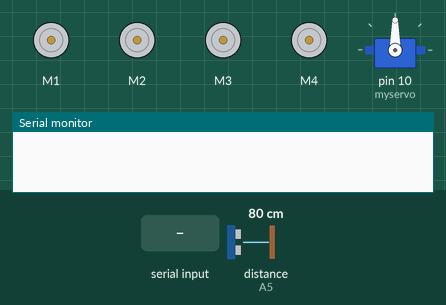
This sketch was run on a simulated Arduino Uno, built with avr-gcc and run on an emulated ATmega328P. Shown: 4 × DC motor (green arrow = forward, orange = backward, longer = faster), servo, the last lines printed to the serial monitor. The inputs (shaded band) are chosen by the test bench; at power-on: distance to the obstacle (sensor on A5) 80 cm. The echo pulse lasts 58.3 µs per cm.

Above: at 1.2 s.
1.3 s: "M" received over the second serial link
At 1.8 s:
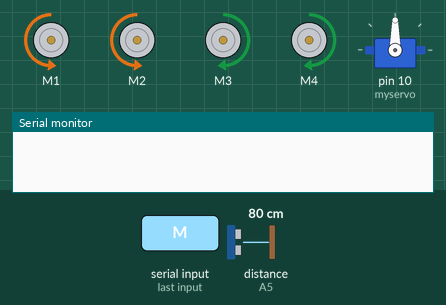
4.3 s: distance to the obstacle (sensor on A5) set to 35 cm
7.3 s: distance to the obstacle (sensor on A5) set to 26 cm
At 8.7 s:
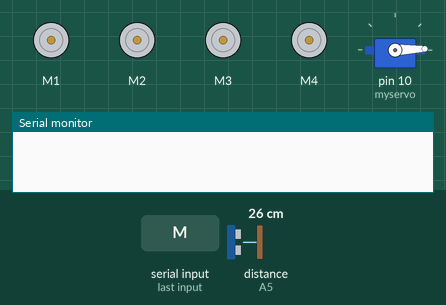
10.3 s: distance to the obstacle (sensor on A5) set to 2 cm
At 11.7 s:
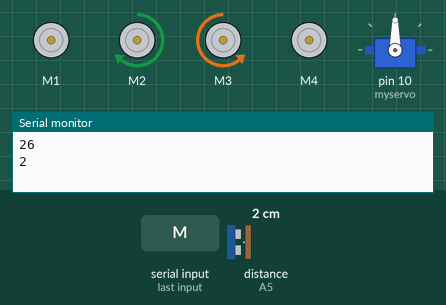
16.3 s: distance to the obstacle (sensor on A5) set to 60 cm
At 17.32 s:
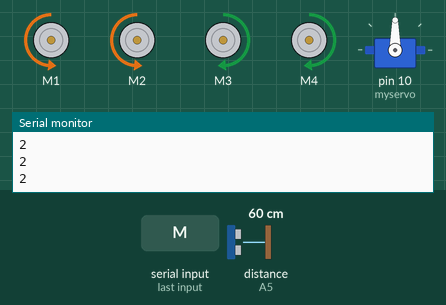
19.3 s: distance to the obstacle (sensor on A5) set to 120 cm
Timing chart, 0 to 23.3 s (numbered marks = the images above; inputs shaded):
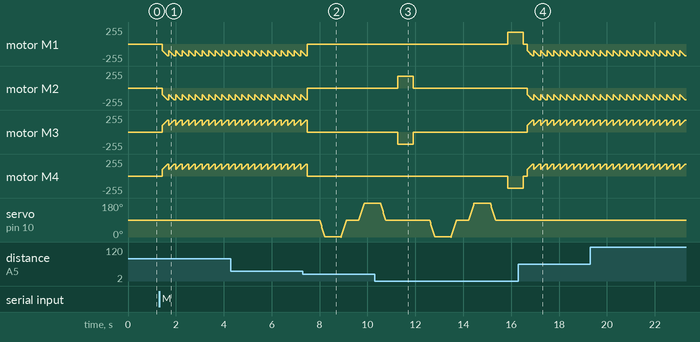

The sketch:

MacchinaFinal.ino
```cpp
#include <Servo.h>
#include <SoftwareSerial.h>
#include <AFMotor.h>
#include <NewPing.h>
Servo myservo;

AF_DCMotor motor1(1, MOTOR12_1KHZ);
AF_DCMotor motor2(2, MOTOR12_1KHZ);
AF_DCMotor motor3(3, MOTOR34_1KHZ);
AF_DCMotor motor4(4, MOTOR34_1KHZ);

NewPing sonar(A4, A5, 100); //Triger, ECHO, Max distanza in cm

bool isFwd = false;
int SPEED = 180;
int BTSpeed = 180;

SoftwareSerial bt(9, 10);

int mode; //0: BT, 1: Schiva Ostacoli

void setup() {
  // put your setup code here, to run once:
  Serial.begin(9600);
  bt.begin(9600);

  motor1.setSpeed(SPEED);
  motor2.setSpeed(SPEED);
  motor3.setSpeed(SPEED);
  motor4.setSpeed(SPEED);

  motor1.run(RELEASE);
  motor2.run(RELEASE);
  motor3.run(RELEASE);
  motor4.run(RELEASE);

  myservo.attach(10);
  myservo.write(90);

  mode = 0;
}

void loop() {
  // put your main code here, to run repeatedly:
  if(mode == 0){
    SPEED = BTSpeed;
    int dFront = readPing();
    if(dFront < 30 && isFwd == true){
      stopMotors();
    }
    else if(bt.available() > 0){
    char data = bt.read();
    switch(data){
      case 'N':
        goForward();
        break;
       case 'S':
        goBackward();
         break;
        case 'W':
          turnLeft();
          break;
        case 'E':
          turnRight();
          break;
        case 'X':
          stopMotors();
          break;
        case 'P':
          if(SPEED < 245)
            BTSpeed += 10;
           else {
            BTSpeed = 255;
           }
          break;
        case 'D':
          if(SPEED > 110){
            BTSpeed -= 10;
          }
          else {
            BTSpeed = 100;
          }
          break;
        case 'M':
          mode = 1;
          break;
       }
     }
  }
  else if(mode == 1){
    if(SPEED != 180){
      SPEED = 180;
    }
    if(bt.available()){
      char data = bt.read();
      if(data == 'M'){
        mode = 0;
        stopMotors();
      }
    }
    else{
      int dFront = readPing();
      if(dFront > 30){
        goForward();
      }
      else{
        stopMotors();
        delay(500);
        int dl = lookLeft();
        Serial.println(dl);
        delay(500);
        int dr = lookRight();
        Serial.println(dr);
        delay(500);
        if(dr >= dl){
          turnRight();
          delay(650);
          stopMotors();
          delay(100);
        }
        else {
          turnLeft();
          delay(650);
          stopMotors();
          delay(100);
        }
      }
    }
  }
}

int readPing() {
  delay(70);
  int cm = sonar.ping_cm();
  if(cm == 0)
    cm = 100;
  return cm;
}

void turnLeft(){
  isFwd = false;
  motor1.setSpeed(180);
  motor2.setSpeed(180);
  motor3.setSpeed(180);
  motor4.setSpeed(180);

  motor2.run(FORWARD);
  motor3.run(BACKWARD);
}

void turnRight(){
  isFwd = false;
  motor1.setSpeed(180);
  motor2.setSpeed(180);
  motor3.setSpeed(180);
  motor4.setSpeed(180);

  motor1.run(FORWARD);
  motor4.run(BACKWARD);
}

void goForward(){
  isFwd = true;
  motor1.run(BACKWARD);
  motor2.run(BACKWARD);
  motor3.run(FORWARD);
  motor4.run(FORWARD);
  for(int i = 100; i < SPEED; i+=2){
    motor1.setSpeed(i);
    motor2.setSpeed(i);
    motor3.setSpeed(i);
    motor4.setSpeed(i);
    delay(5);
  }
}

void goBackward(){
  isFwd = false;
  motor1.run(FORWARD);
  motor2.run(FORWARD);
  motor3.run(BACKWARD);
  motor4.run(BACKWARD);
  for(int i = 100; i < SPEED; i+=2){
    motor1.setSpeed(i);
    motor2.setSpeed(i);
    motor3.setSpeed(i);
    motor4.setSpeed(i);
    delay(5);
  }
}

int lookLeft(){
  for(int i = 90; i > 0; i-= 4){
    myservo.write(i);
    delay(10);
  }
  delay(500);
  int distance = readPing();
  delay(100);
  for(int i = 0; i < 90; i+=4){
    myservo.write(i);
    delay(10);
  }
  myservo.write(90);
  return distance;
}

int lookRight(){
  for(int i = 90; i < 180; i+=4){
    myservo.write(i);
    delay(10);
  }
  delay(500);
  int distance = readPing();
  delay(100);
  for(int i = 180; i > 90; i-=4){
    myservo.write(i);
    delay(10);
  }
  myservo.write(90);
  return distance;
}


void stopMotors(){
  motor1.run(RELEASE);
  motor2.run(RELEASE);
  motor3.run(RELEASE);
  motor4.run(RELEASE);
  isFwd = false;
}
```

Measured:
- the behaviour switches between 31 and 30 cm on distance to the obstacle (sensor on A5) (found by bisection; images 1 and 2)
- after the input at 10.3 s, motor M2: stopped → forward 180/255 after 0.96 s, → stopped 0.65 s later; motor M3: stopped → backward 180/255 after 0.96 s, → stopped 0.65 s later
- after the input at 16.3 s, motor M2: ramps from backward 100/255 to backward 178/255 and jumps back, once every 0.28 s; motor M3: ramps from forward 100/255 to forward 178/255 and jumps back, once every 0.28 s; servo on pin 10 (myservo): stops changing and stays 90°
